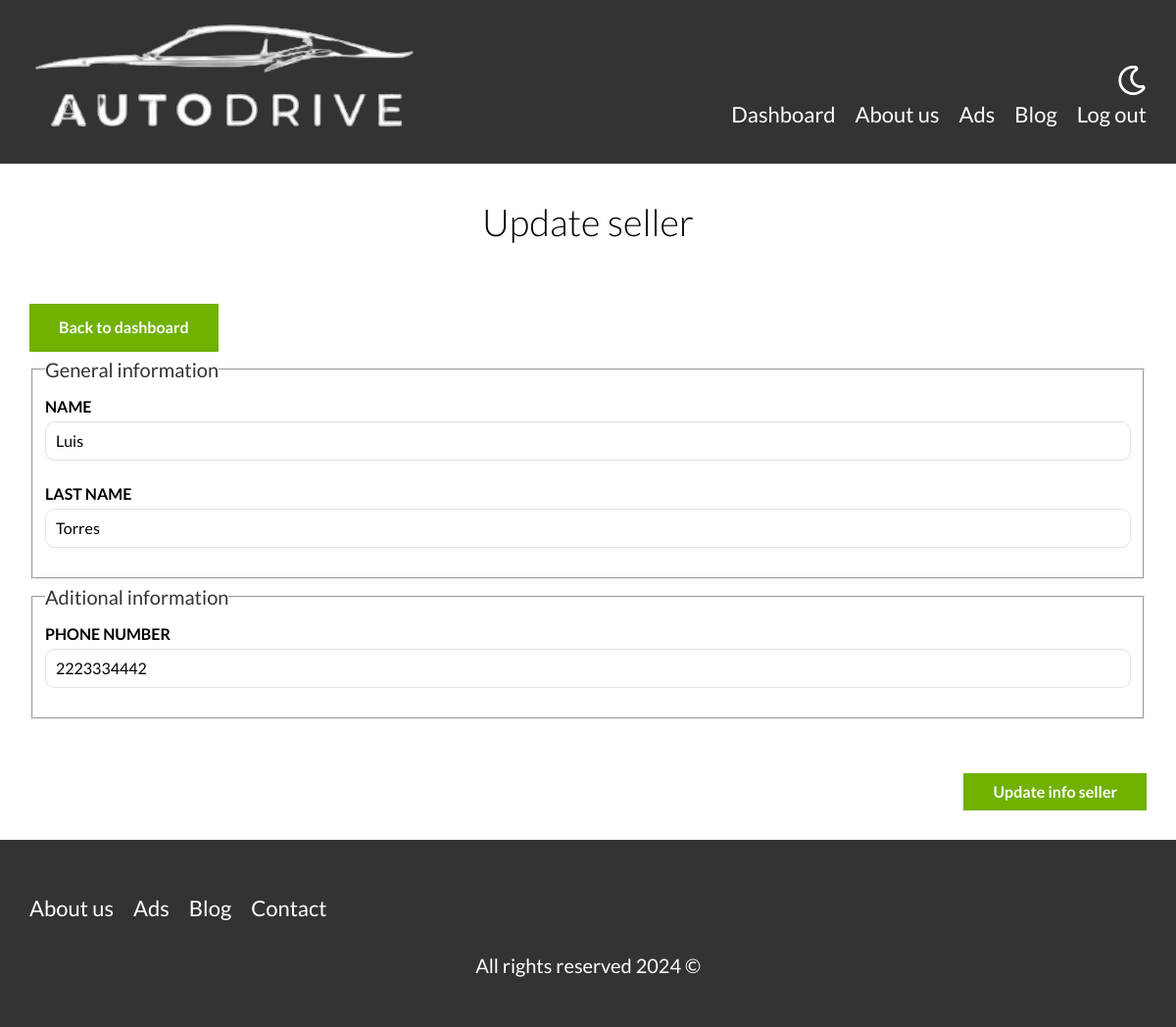
The app's page /sellers/update?id=2 (signed in) with its own data.
### tables this page shows
CREATE TABLE `sellers` (
  `id` int NOT NULL AUTO_INCREMENT,
  `name` varchar(45) DEFAULT NULL,
  `last_name` varchar(45) DEFAULT NULL,
  `phone_number` varchar(10) DEFAULT NULL,
  PRIMARY KEY (`id`)
);

### controllers/SellerController.php (called while the page is built, shortened)
<?php
class SellerController{
    public static function update(Router $router){
        $id = checkOrRedirectGet("/admin");
        $seller = Seller::find($id);
        if(!$seller){
           header("Location: /admin");
        }else{
            $errors = Seller::getErrors();
        }
        $router->render("sellers/update",[
            "seller" => $seller,
            "errors" => $errors
        ]);
    }
}

### public/index.php (called while the page is built, shortened)
<?php
$router = new Router();
$router->get("/admin",[CarController::class,"index"]);
$router->get("/cars/create",[CarController::class,"create"]);
$router->get("/cars/update",[CarController::class,"update"]);
$router->post("/cars/create",[CarController::class,"create"]);
$router->post("/cars/update",[CarController::class,"update"]);
$router->post("/cars/delete",[CarController::class,"delete"]);
$router->get("/sellers/create",[SellerController::class,"create"]);
$router->get("/sellers/update",[SellerController::class,"update"]);
$router->post("/sellers/create",[SellerController::class,"create"]);
$router->post("/sellers/update",[SellerController::class,"update"]);
$router->post("/sellers/delete",[SellerController::class,"delete"]);
$router->get("/",[PageController::class,"index"]);
$router->get("/about-us",[PageController::class,"aboutUs"]);
$router->get("/cars",[PageController::class,"cars"]);
$router->get("/car",[PageController::class,"car"]);
$router->get("/blog",[PageController::class,"blog"]);
$router->get("/entrance",[PageController::class,"entrance"]);
$router->get("/contact",[PageController::class,"contact"]);
$router->post("/contact",[PageController::class,"contact"]);
$router->get("/login",[LoginController::class,"login"]);
$router->get("/logout",[LoginController::class,"logout"]);
$router->post("/login",[LoginController::class,"login"]);
$router -> checkRoutes();

### includes/functions.php (called while the page is built, shortened)
<?php
function sntz($html) : string{
    $htmlSanitize = htmlspecialchars($html);
    return $htmlSanitize;
}
function checkOrRedirectGet(string $url){
    $id = $_GET["id"];
    $id = filter_var($id,FILTER_VALIDATE_INT);
    return $id;
}

### models/ActiveRecord.php (called while the page is built, shortened)
<?php
class ActiveRecord {
    protected static $db;
    protected static $table = "";
    public static function setDB($database){
        self::$db = $database;
    }
    public static function find($id){
        $query = "SELECT * FROM " . static::$table . " WHERE id = " . $id;
        $result = self::SqlQuery($query);
        return array_shift($result);
    }
    public static function SqlQuery($query){
        $result = self::$db->query($query);
        $array = [];
        while($record = $result->fetch_assoc()){
            $array[] = static::createObject($record);
        }
        return $array;
    }
    protected static function createObject($record){
        $object = new static;
        foreach($record as $key => $value){
          if(property_exists($object, $key)){
            $object->$key = $value;
          }
        }
        return $object;
    }
}

### views/sellers/form.php (the view)
<fieldset>
    <legend>General information</legend>
    <label for="name">Name</label>
    <input type="text" id="name" name="name" placeholder="Seller name" value="<?php echo !$seller ? "" : sntz($seller->name) ?>">
    <label for="last_name">Last name</label>
    <input type="text" id="last_name" name="last_name" placeholder="Seller last name" value="<?php echo !$seller ? "" : sntz($seller->last_name) ?>">
</fieldset>
<fieldset>
    <legend>Aditional information</legend>
    <label for="phone_number">Phone number</label>
    <input type="tel" id="phone_number" name="phone_number" placeholder="Seller phone number" value="<?php echo !$seller ? "" : sntz($seller->phone_number) ?>">
</fieldset>

### public/build/css/app.css (style rules this page uses)
html { -webkit-text-size-adjust:100%;line-height:1.15 }
body { margin:0 }
button,input,optgroup,select,textarea { font-family:inherit;font-size:100%;line-height:1.15;margin:0 }
button,input { overflow:visible }
fieldset { padding:.35em .75em .625em }
legend { box-sizing:border-box;color:inherit;display:table;max-width:100%;padding:0;white-space:normal }
body,html { overflow-x:hidden }
html { box-sizing:border-box;font-size:62.5% }
*,:after,:before { box-sizing:inherit }
body { font-family:Lato,sans-serif;font-size:1.6rem;line-height:1.8 }
.form legend { color:#333;font-size:2rem }
.form label { display:block;font-weight:700;text-transform:uppercase }
.form input:not([type=submit]),.form select,.form textarea { background-color:#fff;border:1px solid #e1e1e1;border-radius:1rem;display:block;margin-bottom:2rem;padding:1rem;width:100% }

### records on screen
sellers: name "Luis", last_name "Torres", phone_number "2223334442"
